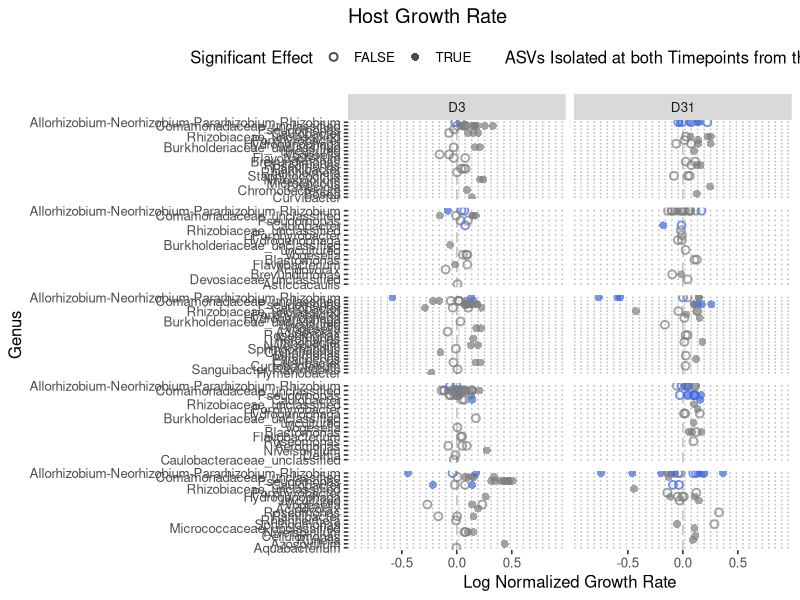
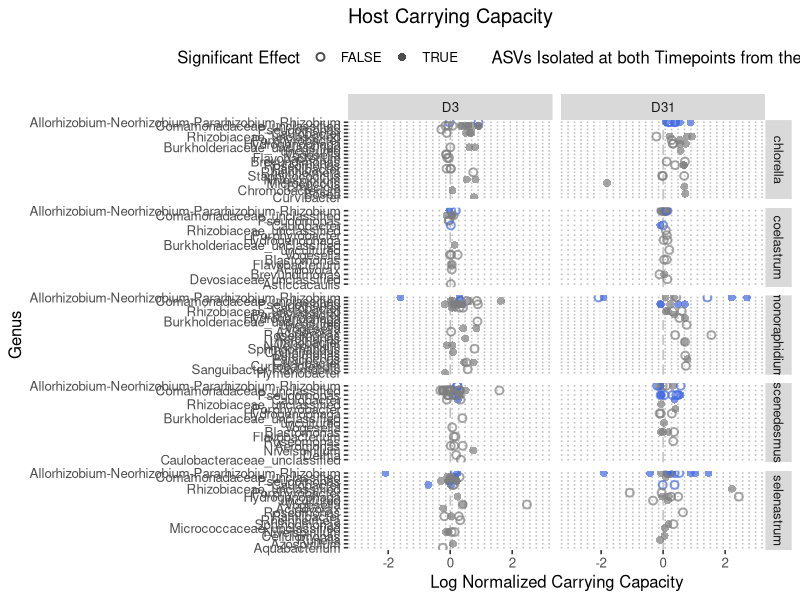
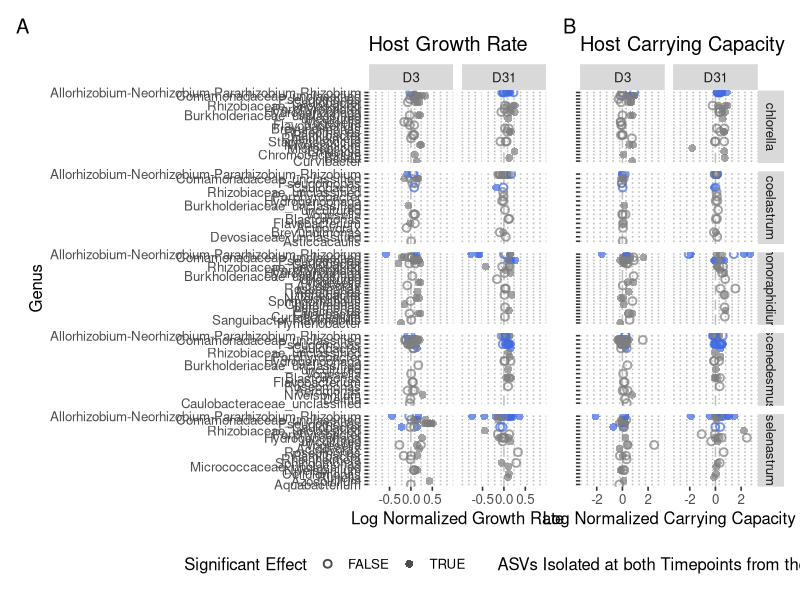
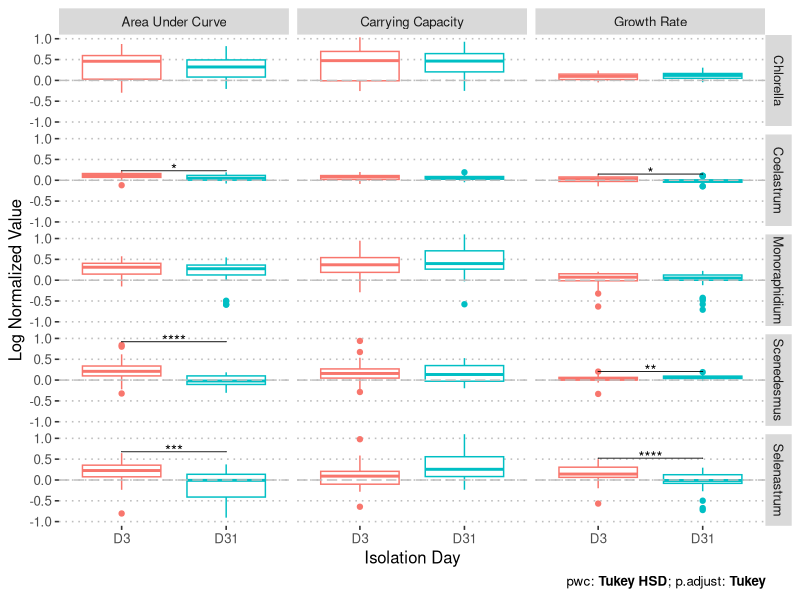
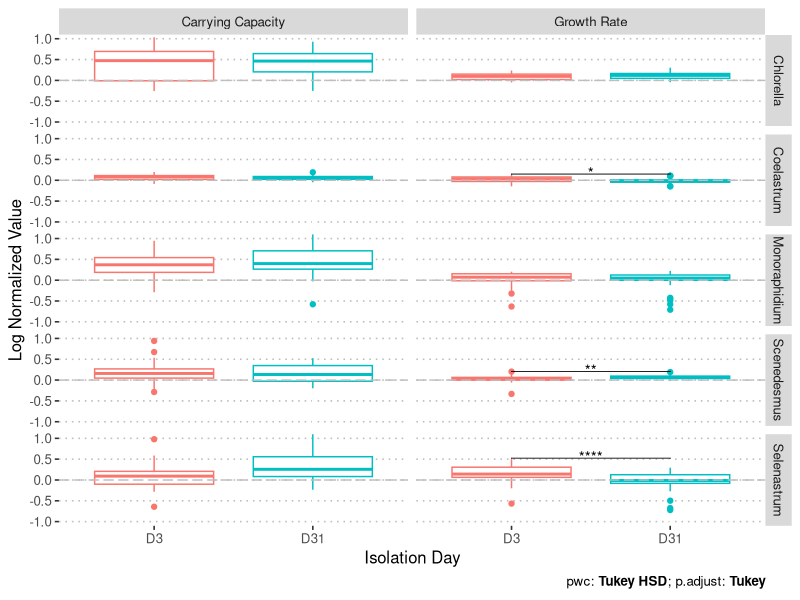
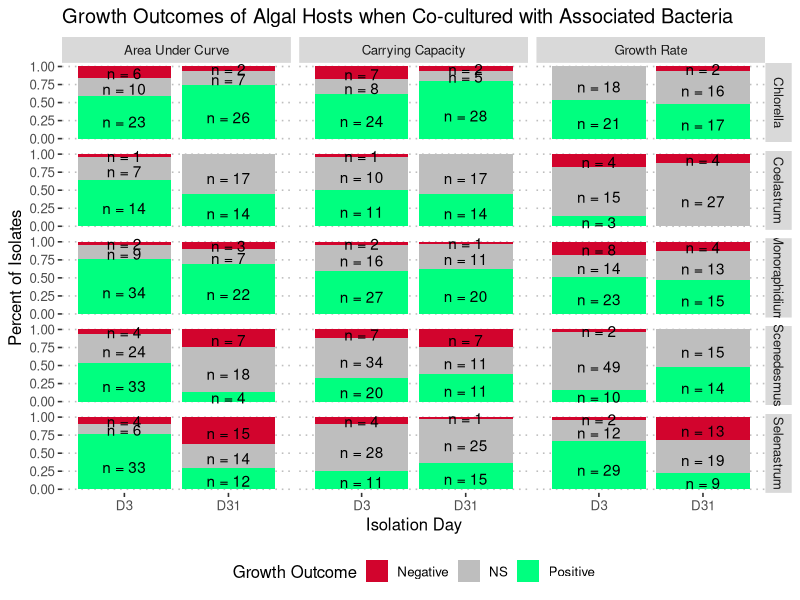
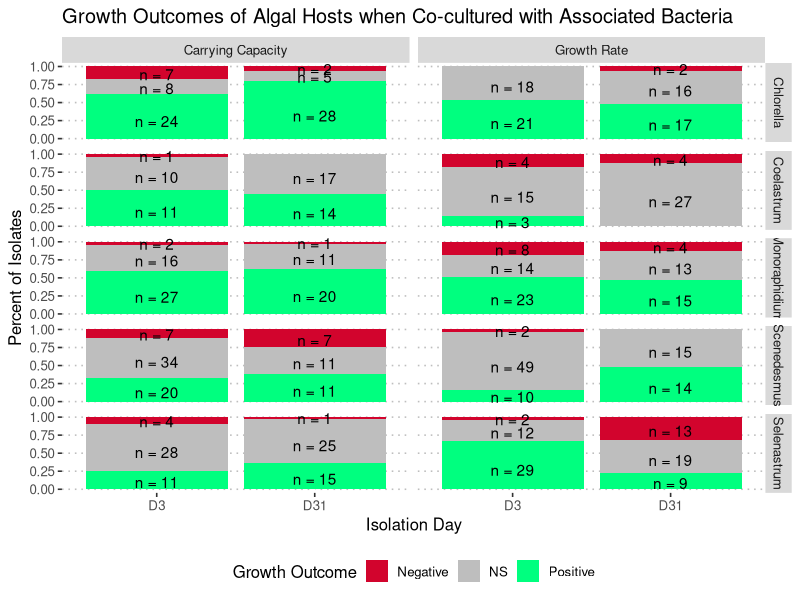
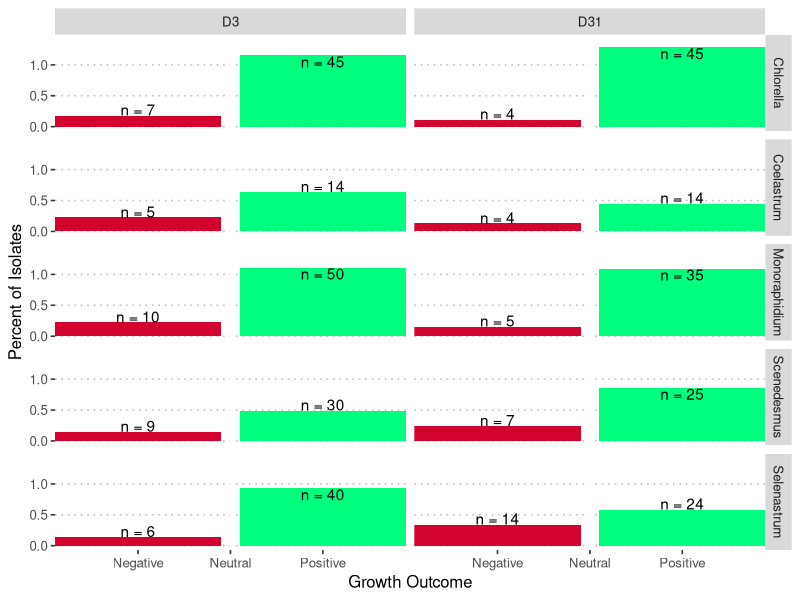

The R source for these figures, in order:
### This script uses collection_tax_data.csv and logistic_mod_stats_normCoefs.csv to build figure 2

##### Libraries ####
library(tidyverse)
library(ggpubr)
library(patchwork)
library(rstatix)
#### Read in Data from Master ####
colors <- read.csv("./csv_files/colors.csv")|>
  mutate(host_species = str_to_lower(hostLong))|>
  select(host_species, color)

contaminates <- read.csv("./fig1/Isolate_contamination_report.csv") |>
  mutate(asv = str_replace(string = asv, pattern = "0+", replacement = '')) |>
  filter(phylum == "Bacteroidota" | phylum == "Firmicutes")
 
stats_meanCoefs <- read.csv("./csv_files/collection_tax_data.csv") |>
  mutate(asv = str_replace(string = asv, pattern = "0+", replacement = ''),
         order = factor(parse_number(asv)),
         isolation_day = ifelse(str_detect(Isolate, "D31|DF|S"), "D31", "D3"),
         mean_logNormGR = log(mean_normGR)) |>
  distinct(exact_isolate, .keep_all = T) |>
  distinct(Isolate, .keep_all = T)|>
  #anti_join(contaminates, by = "asv") |>
  arrange(order, desc = TRUE) 

stats_pure_meanCoefs <- filter(stats_meanCoefs, mixed == F)

long_data <- stats_meanCoefs |>
  mutate(host_species = str_to_title(host_species)) |>
  group_by(host_species, isolation_day) |>
  pivot_longer(c(mean_logNormGR, mean_logNormCC, log_auc_norm), names_to = "growth_metric", values_to = "value") |>
  select(Isolate, host_species, isolation_day, growth_metric, value) |>
  mutate(growth_metric = case_when(growth_metric == "log_auc_norm" ~ "Area Under Curve",
                                   growth_metric == "mean_logNormCC" ~ "Carrying Capacity",
                                   growth_metric == "mean_logNormGR" ~ "Growth Rate")) 
  
sig_from_zero <- long_data |>
  group_by(growth_metric, host_species, isolation_day) |>
  get_summary_stats(value, type = "mean_sd") |>
  mutate(t_stat = (mean - 0)/(sd/n),
         df = n-1, 
         pval = 2*pt(abs(t_stat), df, lower.tail = F),
         padj = p.adjust(pval, method = "fdr")) |>
  add_significance("padj")

tukey_hsd <- long_data |>
  group_by(growth_metric, host_species) |>
  tukey_hsd(value ~ isolation_day) |>
  add_significance("p.adj") |>
  add_xy_position(x = "isolation_day", scales = "free_y") 

tukey_hsd_noauc <- long_data |>
  filter(! growth_metric == "Area Under Curve") |>
  group_by(growth_metric, host_species) |>
  tukey_hsd(value ~ isolation_day) |>
  add_significance("p.adj") |>
  add_xy_position(x = "isolation_day", scales = "free_y") 

effects_boxplot <- stats_meanCoefs |>
  mutate(host_species = str_to_title(host_species)) |>
  group_by(host_species, isolation_day) |>
  pivot_longer(c(mean_logNormGR, mean_logNormCC, log_auc_norm), names_to = "growth_metric", values_to = "value") |>
  select(Isolate, host_species, isolation_day, growth_metric, value) |>
  mutate(growth_metric = case_when(growth_metric == "log_auc_norm" ~ "Area Under Curve",
                                   growth_metric == "mean_logNormCC" ~ "Carrying Capacity",
                                   growth_metric == "mean_logNormGR" ~ "Growth Rate")) |>
  ggplot(aes(x = isolation_day, y = value, color = isolation_day)) +
  geom_boxplot(show.legend = F) +
  #ylim(-1, 1) +
  coord_cartesian(ylim = c(-1,1)) + 
  facet_grid(host_species ~ growth_metric) +
  ylab("Log Normalized Value") +
  xlab("Isolation Day") +
  geom_hline(yintercept = 0, color = "grey", linetype = "longdash") +
  stat_pvalue_manual(tukey_hsd,
                     label = "p.adj.signif",
                     tip.length = 0,
                     hide.ns = T) +
  labs(caption = get_pwc_label(tukey_hsd)) +
  theme_pubclean()

effects_boxplot_noauc <- stats_meanCoefs |>
  mutate(host_species = str_to_title(host_species)) |>
  group_by(host_species, isolation_day) |>
  pivot_longer(c(mean_logNormGR, mean_logNormCC, log_auc_norm), names_to = "growth_metric", values_to = "value") |>
  select(Isolate, host_species, isolation_day, growth_metric, value) |>
  mutate(growth_metric = case_when(growth_metric == "log_auc_norm" ~ "Area Under Curve",
                                   growth_metric == "mean_logNormCC" ~ "Carrying Capacity",
                                   growth_metric == "mean_logNormGR" ~ "Growth Rate")) |>
  filter(growth_metric != "Area Under Curve") |>
  ggplot(aes(x = isolation_day, y = value, color = isolation_day)) +
  geom_boxplot(show.legend = F) +
  #ylim(-1, 1) +
  coord_cartesian(ylim = c(-1,1)) + 
  facet_grid(host_species ~ growth_metric) +
  ylab("Log Normalized Value") +
  xlab("Isolation Day") +
  geom_hline(yintercept = 0, color = "grey", linetype = "longdash") +
  stat_pvalue_manual(tukey_hsd_noauc,
                     label = "p.adj.signif",
                     tip.length = 0,
                     hide.ns = T) +
  labs(caption = get_pwc_label(tukey_hsd_noauc)) +
  theme_pubclean()

png(filename = "./fig2/effects_barplot.png",
    res = 450,
    type = "cairo",
    units = "in",
    width = 8,
    height = 8) 
effects_boxplot
dev.off()

png(filename = "./fig2/effects_barplot_noauc.png",
    res = 450,
    type = "cairo",
    units = "in",
    width = 8,
    height = 8) 
effects_boxplot_noauc
dev.off()
#### Categorical Growth Impact Figure based on CC, GR, AUC ####
summary_data <- stats_meanCoefs |>
  group_by(host_species,isolation_day) |>
  #Check to see if oversampled ASVs lead to bias. They do not.
  #distinct(asv, grEffect, ccEffect, Effect) |>
  summarise(n_pos_gr = sum(grEffect == "Positive")/n(),
            n_0_gr = sum(grEffect == "Not Significant")/n(),
            n_neg_gr = sum(grEffect == "Negative")/n(),
            n_pos_cc = sum(ccEffect == "Positive")/n(),
            n_0_cc = sum(ccEffect == "Not Significant")/n(),
            n_neg_cc = sum(ccEffect == "Negative")/n(),
            n_pos_auc = sum(Effect == "Positive")/n(),
            n_neg_auc = sum(Effect == "Negative")/n(),
            n_0_auc = sum(Effect == "Not Significant")/n(),
            n_pos = sum(c(n_pos_gr,n_pos_cc)),
            n_neg = sum(c(n_neg_gr, n_neg_cc)),
            n_0 = sum(c(n_0_gr,n_0_cc)),
            total = n()
            ) |>
  mutate(host_species = str_to_title(host_species)) |>
  pivot_longer(!host_species &! isolation_day & !total, names_to = "growth_outcome", values_to = "percent") |>
  mutate(number = round(percent * total),
         label = paste("n =", number),
         metric = case_when(str_detect(growth_outcome, "gr") ~ "Growth Rate",
                            str_detect(growth_outcome, "cc") ~ "Carrying Capacity",
                            str_detect(growth_outcome, "auc") ~ "Area Under Curve",
                            T ~ "Total"),
         growth_outcome = case_when(str_detect(growth_outcome, "n_pos") ~ "Positive",
                                    str_detect(growth_outcome, "n_neg") ~ "Negative",
                                    str_detect(growth_outcome, "n_0") ~ "NS"))

impact_barplot <-  summary_data |>
  filter(metric == "Total") |>
  ggplot(aes(x = growth_outcome, y = percent, fill = growth_outcome)) +
  geom_col(position = "dodge", show.legend = F) +
  facet_grid(host_species ~ isolation_day) +
  scale_x_discrete("Growth Outcome", 
                   limits = c("Negative", "Neutral" , "Positive")) +
  geom_text(aes(label = label),  vjust = "inward") +
  ylab("Percent of Isolates") +
  scale_fill_manual(values = c("Neutral" = "gray", "Positive" = "springgreen", "Negative" = "#D2042D")) +
  theme_pubclean() 

impact_barplot_sep <-  summary_data |>
  filter(metric %in% c("Growth Rate", "Carrying Capacity", "Area Under Curve"), number > 0) |>
  ggplot(aes(x = isolation_day, y = percent, fill = growth_outcome)) +
  geom_col(position = "stack", show.legend = T) +
  facet_grid(host_species ~ metric) +
  #scale_x_discrete("Growth Outcome", limits = c("Negative","NS","Positive")) +
  scale_x_discrete("Isolation Day", limits = c("D3","D31")) +
  geom_text(aes(label = label), position = position_stack(vjust = 0.4)) +
  ylab("Percent of Isolates") +
  scale_fill_manual(values = c("NS" = "gray", "Positive" = "springgreen", "Negative" = "#D2042D"), "Growth Outcome") +
  theme_pubclean() +
  theme(legend.position = "bottom",
        legend.justification = "center") +
  labs(title = "Growth Outcomes of Algal Hosts when Co-cultured with Associated Bacteria")

impact_barplot_sep_noauc <-  summary_data |>
  filter(metric %in% c("Growth Rate", "Carrying Capacity"), number > 0) |>
  ggplot(aes(x = isolation_day, y = percent, fill = growth_outcome)) +
  geom_col(position = "stack", show.legend = T) +
  facet_grid(host_species ~ metric) +
  #scale_x_discrete("Growth Outcome", limits = c("Negative","NS","Positive")) +
  scale_x_discrete("Isolation Day", limits = c("D3","D31")) +
  geom_text(aes(label = label), position = position_stack(vjust = 0.4)) +
  ylab("Percent of Isolates") +
  scale_fill_manual(values = c("NS" = "gray", "Positive" = "springgreen", "Negative" = "#D2042D"), "Growth Outcome") +
  theme_pubclean() +
  theme(legend.position = "bottom",
        legend.justification = "center") +
  labs(title = "Growth Outcomes of Algal Hosts when Co-cultured with Associated Bacteria")

png(filename = "./fig2/isolate_impact_barplot_sep.png",
    res = 450,
    type = "cairo",
    units = "in",
    width = 8,
    height = 8)
impact_barplot_sep 
dev.off()

png(filename = "./fig2/isolate_impact_barplot_sep_noauc.png",
    res = 450,
    type = "cairo",
    units = "in",
    width = 8,
    height = 8)
impact_barplot_sep_noauc
dev.off()

png(filename = "./fig2/isolate_impact_barplot.png",
    res = 450,
    type = "cairo",
    units = "in",
    width = 6,
    height = 8)
impact_barplot
dev.off()



##### Supplemental Figure #####
#### Faceted Plots ####
grPlot_facet <- stats_pure_meanCoefs |>
  mutate(significant = ifelse(pGR_greater <= 0.05 |
                                pGR_less <= 0.05, T, F)) |>
  distinct(growthrate, .keep_all =TRUE) |>
  group_by(asv,host_species) |>
  mutate(distinct_day = as.character(n_distinct(isolation_day))) |>
  ggplot(aes(
    x = logNormGR,
    y = fct_reorder(Genus,desc(order)),
    shape = significant,
    color = distinct_day
  )) +
  geom_vline(aes(xintercept = 0), color = "grey", linetype = "longdash") +
  geom_point(size = 2, alpha = 0.7,stroke = 1) +
  scale_shape_manual(values = c(1, 16), "Significant Effect")+
  facet_grid(host_species ~ isolation_day, scales = "free_y") +
  #log of coculture growthrate/axenic growthrate
  labs(x = "Log Normalized Growth Rate",
       y = "Genus",
       title = "Host Growth Rate") +
  xlim(-0.9,0.9) +
  scale_color_manual(values = c("2" = "royalblue"), "ASVs Isolated at both Timepoints from the Same Host") +
  theme_pubclean() +
  theme(
    strip.background.y = element_blank(),
    strip.text.y = element_blank()
  )

grPlot_facet


ccPlot_facet <- stats_pure_meanCoefs |>
  mutate(significant = ifelse(pGR_greater <= 0.05 |
                                pGR_less <= 0.05, T, F)) |>
  distinct(growthrate, .keep_all =TRUE) |>
  group_by(asv,host_species) |>
  mutate(distinct_hosts = as.character(n_distinct(host_species)),
         distinct_day = as.character(n_distinct(isolation_day))) |>
  ggplot(aes(
    x = logNormCC,
    y = fct_reorder(Genus,desc(order)),
    shape = significant,
    color = distinct_day
  )) +
  geom_vline(aes(xintercept = 0), color = "grey", linetype = "longdash") +
  geom_point(size = 2, alpha = 0.7, stroke = 1) +
  scale_shape_manual(values = c(1, 16), "Significant Effect")+
  facet_grid(host_species ~ isolation_day, scales = "free_y") +
  #log of coculture growthrate/axenic growthrate
  labs(x = "Log Normalized Carrying Capacity",
       y = "Genus",
       title = "Host Carrying Capacity") +
  xlim(-3, 3) +
  scale_color_manual(values = c("2" = "royalblue"), "ASVs Isolated at both Timepoints from the Same Host") +
  # scale_color_manual(values = c("5" = "#D2042D",
  #                               "4" = "#E1AD01",
  #                               "3" = "green",
  #                               "2" = "royalblue",
  #                               "1" = "black"), "ASVs Shared by Hosts") +
  theme_pubclean()
ccPlot_facet


final_plot <-
  (grPlot_facet | (ccPlot_facet + lapply(c("y.text","ylab"),rremove))) +
  plot_annotation(tag_levels = "A") + 
  plot_layout(guides = 'collect') &
  theme(legend.position = "bottom",
        legend.justification = "center")

final_plot
png(filename = "./fig2/GR,CC Isolate Impacts on Host.png",
    res = 450,
    type = "cairo",
    units = "in",
    width = 14,
    height = 12)
final_plot
dev.off()
